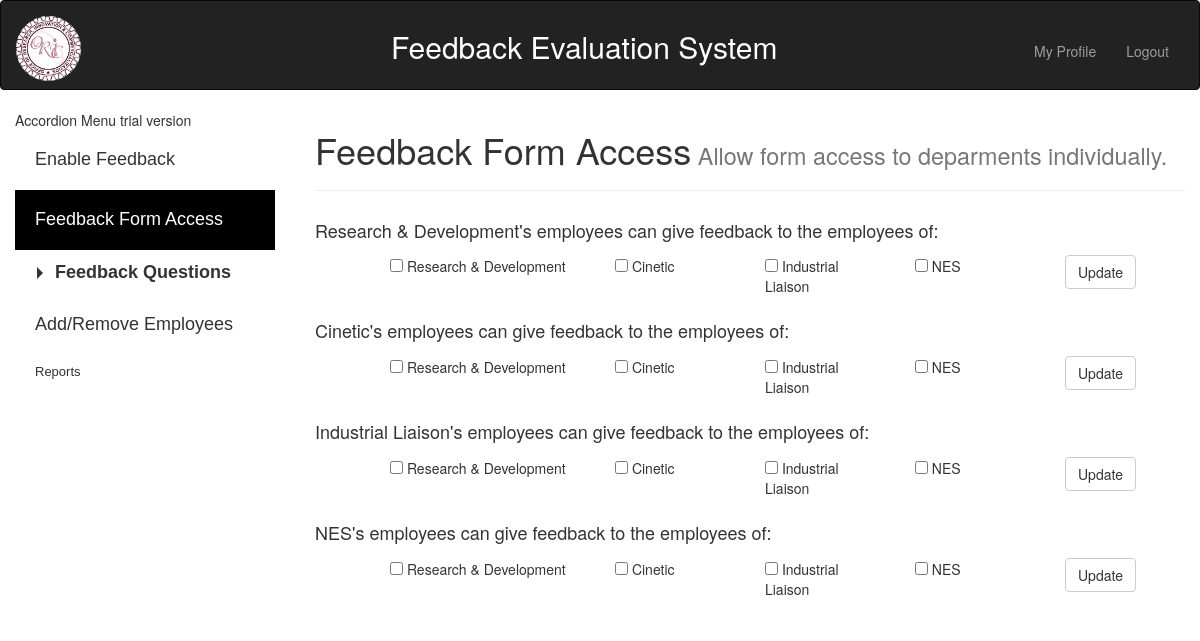
Page /php/feedback_access.php (signed in) on the committed database.
### tables this page shows
CREATE TABLE `department` (
  `depId` int(10) NOT NULL,
  `depName` varchar(500) NOT NULL
);

### php/feedback_access.php (the view, shortened to what this page needs)
<?php
	  include("../includes/config_db.php");
?>
<!DOCTYPE html>
<html>
<head>
<link rel="stylesheet" type="text/css" href="../css/style.css" />
</head>
<body>
<?php
include('login_header.php');
include('admin_sidebar.php');?>
<h1>Feedback Form Access<small> Allow form access to deparments individually.</small></h1>
<hr>
 <?php
	$result = $conn->query("SELECT * FROM department WHERE 1");
 if($result != false)
 {
	while  ($row = $result->fetch_assoc())
	{
 echo "
 <form method='POST' action=''>
 <div class='form-group '>
 <div class='row'><div class='col-md-12'>
	<input type='hidden' name='depId' value='".$row['depId']."'>
	<label><input type='hidden' name='department' value='".$row['depName']."'><h4>".$row['depName']."'s employees can
	give feedback to the employees of:</h4></label>\n
	</div></div>";
	echo"
	<div class='row'>";
   echo "<div class='col-md-1'></div>
	   <div  class='col-md-3'>
	   <input type='checkbox' class=''  name='value[]' value='1' placeholder=''>
      <span>Research & Development</span></div>
      <div  class='col-md-2'>
	  <input type='checkbox' class=''  name='value[]' value='2' placeholder=''>
      <span >Cinetic</span></div>
	  <div class='col-md-2'>
	  <input type='checkbox' class=''  name='value[]' value='3' placeholder=''>
      <span >Industrial Liaison</span></div>
	  <div  class='col-md-2'>
	  <input type='checkbox' class=''  name='value[]' value='4' placeholder=''>
      <span >NES</span></div>
      <div class='col-md-2'><input class='btn btn-default' type='submit' name='Update' value='Update'></div>
	  </div>
</div>
   </form>";
 } }
    ?>
    </body>
</html>

### css/style.css (style rules this page uses)
body { overflow-x: hidden; }

### rows in the picture
department: depName "Research & Development"
department: depName "Cinetic"
department: depName "Industrial Liaison"
department: depName "NES"
